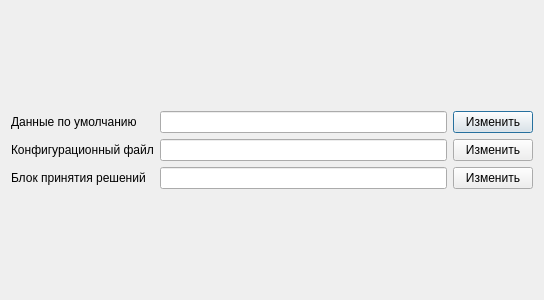
<?xml version="1.0" encoding="UTF-8"?>
<ui version="4.0">
 <class>Dialog</class>
 <widget class="QDialog" name="Dialog">
  <property name="geometry">
   <rect>
    <x>0</x>
    <y>0</y>
    <width>544</width>
    <height>300</height>
   </rect>
  </property>
  <property name="windowTitle">
   <string>Dialog</string>
  </property>
  <layout class="QGridLayout" name="gridLayout_2">
   <item row="0" column="0">
    <layout class="QGridLayout" name="gridLayout">
     <item row="1" column="2">
      <widget class="QLineEdit" name="ConfigLEdt"/>
     </item>
     <item row="1" column="1">
      <widget class="QLabel" name="label_2">
       <property name="text">
        <string>Конфигурационный файл</string>
       </property>
      </widget>
     </item>
     <item row="0" column="2">
      <widget class="QLineEdit" name="DataLEdt"/>
     </item>
     <item row="0" column="1">
      <widget class="QLabel" name="label">
       <property name="text">
        <string>Данные по умолчанию</string>
       </property>
      </widget>
     </item>
     <item row="2" column="2">
      <widget class="QLineEdit" name="BPRLEdt"/>
     </item>
     <item row="2" column="1">
      <widget class="QLabel" name="label_3">
       <property name="text">
        <string>Блок принятия решений</string>
       </property>
      </widget>
     </item>
     <item row="0" column="3">
      <widget class="QPushButton" name="DataBtn">
       <property name="text">
        <string>Изменить</string>
       </property>
      </widget>
     </item>
     <item row="1" column="3">
      <widget class="QPushButton" name="ConfigBtn">
       <property name="text">
        <string>Изменить</string>
       </property>
      </widget>
     </item>
     <item row="2" column="3">
      <widget class="QPushButton" name="BPRBtn">
       <property name="text">
        <string>Изменить</string>
       </property>
      </widget>
     </item>
    </layout>
   </item>
  </layout>
 </widget>
 <resources/>
 <connections/>
</ui>
